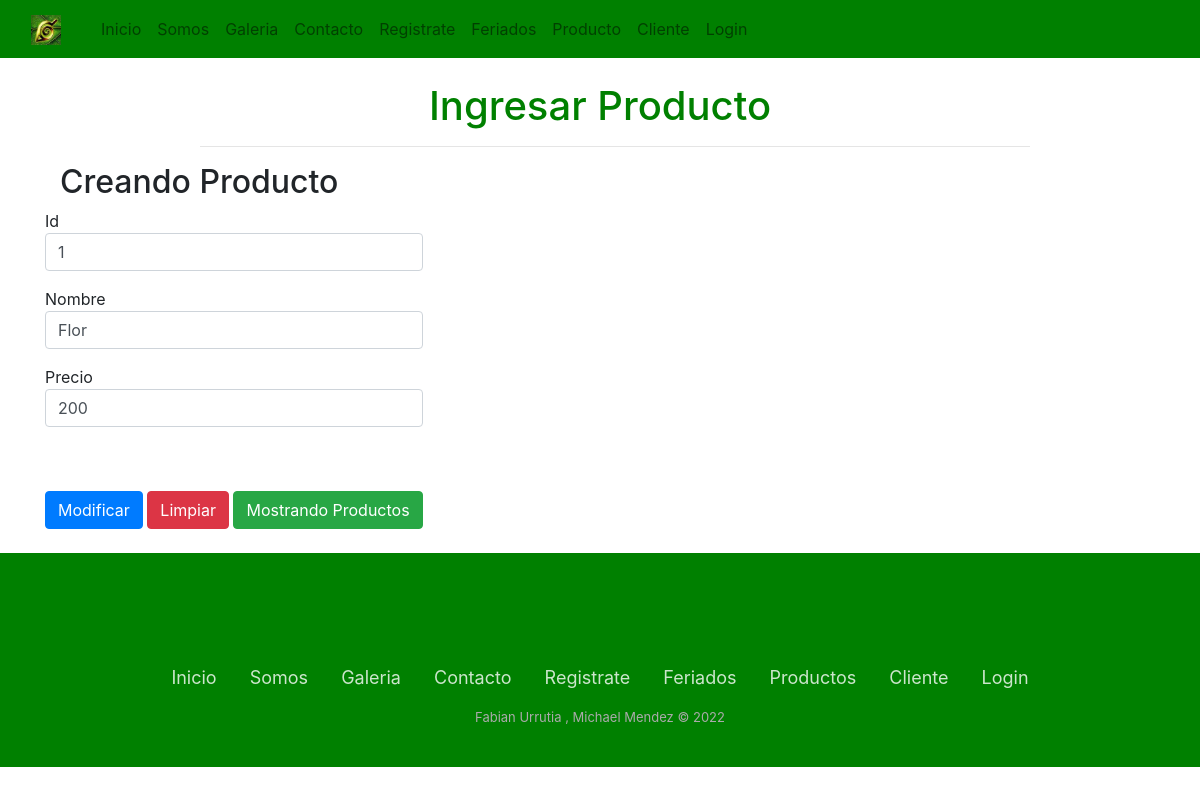
/form_mod_producto/1, run on the app's committed database.
### store/models.py (models this page shows, shortened)
class Producto(models.Model):
    idProducto = models.CharField(max_length=6, primary_key=True, verbose_name='Id')
    nombre= models.CharField(max_length=20, verbose_name='Nombre')
    precio=models.CharField(max_length=20, verbose_name='Precio')
    descripcion=models.CharField(max_length=100,verbose_name='Descripcion',null=True)
    imagen=models.ImageField(upload_to='static/img/',verbose_name='Imagen')
    stock=models.CharField(max_length=4, verbose_name='Stock', null=True)

### store/views.py (the view)
def form_mod_producto(request, id):
    producto =Producto.objects.get(idProducto=id)
    datos = {
        'form': ProductoForm(instance = producto)
    }
    if request.method=='POST':
        formulario = ProductoForm(data=request.POST, instance = producto)
        if formulario.is_valid():
            formulario.save()
            return redirect('mostrarProducto')
    return render(request, 'form_mod_producto.html', datos)

### store/templates/form_mod_producto.html (shortened to what this page needs)
<!DOCTYPE html>
<html lang="en">
<head>
    {% load static %}
    <link rel="stylesheet" href="{% static 'css/style.css' %}">
    <link rel="stylesheet" href="https://cdn.jsdelivr.net/npm/bootstrap@4.6.1/dist/css/bootstrap.min.css">
</head>
<body>
  <div>
    <nav class="navbar navbar-expand-lg navbar-light" style="background-color: green;" >
        <div class="container-fluid padding">
          <a class="navbar-brand" href="#">
            <img src="{% static 'img/logo.JPG'%}" width="30" height="30" alt="">
          </a>
          <div class="collapse navbar-collapse" id="navbarNav">
            <ul class="navbar-nav">
                <li class="nav-item">
                    <a class="nav-link " href="{% url 'index' %}">Inicio</a>
                  </li>
              <li class="nav-item">
                <a class="nav-link" href="{% url 'somos' %}">Somos</a>
              </li>
              <li class="nav-item">
                <a class="nav-link" href="{% url 'gale' %}">Galeria</a>
              </li>
              <li class="nav-item">
                <a class="nav-link" href="{% url 'cont' %}">Contacto</a>
              </li>
              <li class="nav-item">
                <a class="nav-link " href="{% url 'ver' %}">Registrate</a>
              </li>
              <li class="nav-item">
                <a class="nav-link " href="{% url 'api' %}">Feriados</a>
              </li>
              <li class="nav-item">
                <a class="nav-link" href="{% url 'mostrarProducto' %}">Producto</a>
              </li>
              <li class="nav-item">
                <a class="nav-link " href="{% url 'mostrarCliente' %}">Cliente</a>
              </li>
              {% if True != user.is_authenticated %}
              <li class="nav-item">
                <a class="nav-link" href="{% url 'login' %}">Login</a>
              </li>
              {% endif %}
            </ul>
          </div>
        </div>
      </nav>
</div>
    <h1 class="text-center" onmouseover="style.color = 'green'" style="margin-top: 2%;" onmouseout="style.color= 'black'">Ingresar Producto</h1>
    <hr class="offset-md-2 col-md-8" >
    <div class="container" id="caja">
        <div class="container">
            <h2>Creando Producto</h2>
            <div class="row">
                <form method="POST" action="#" id="formulario">
                    <div class="form-group">
                        {{ form.idProducto.label}}
                        {{ form.idProducto}}
                    </div>
                    <div class="form-group">
                        {{ form.nombre.label}}
                        {{ form.nombre}}
                    </div>
                    <div class="form-group">
                        {{ form.precio.label}}
                        {{ form.precio}}
                    </div>
                    <br><br>
                    <input type="submit" class="btn btn-primary" value="Modificar">
                    <input type="reset" class="btn btn-danger" value="Limpiar">
                    <a href="{% url 'mostrarProducto' %}"class="btn btn-success">Mostrando Productos</a>
                </form>
            </div>
        </div>
    </div>
    <div class="footer-basic " >
      <footer>
          <div class="social">
            <a href="https://www.instagram.com" style="background: url('https://api.iconify.design/ion/logo-instagram.svg') no-repeat center center / contain;"></a>
            <a href="https://www.twitter.com" style="content: url('https://api.iconify.design/bi/twitter.svg');" ></a>
            <a href="https://www.facebook.com" style="content: url('https://api.iconify.design/bi/facebook.svg');"></a>
          </div>
          <ul class="list-inline">
              <li class="list-inline-item" style="color: white;" ><a href="{% url 'index' %}">Inicio</a></li>
              <li class="list-inline-item" style="color: white;"><a href="{% url 'somos' %}">Somos</a></li>
              <li class="list-inline-item" style="color: white;"><a href="{% url 'gale' %}">Galeria</a></li>
              <li class="list-inline-item" style="color: white;"><a href="{% url 'cont' %}">Contacto</a></li>
              <li class="list-inline-item" style="color: white;"><a href="{% url 'ver' %}">Registrate</a></li>
              <li class="list-inline-item" style="color: white;"><a href="{% url 'api' %}">Feriados</a></li>
              <li class="list-inline-item" style="color: white;"><a href="{% url 'mostrarProducto' %}">Productos</a></li>
              <li class="list-inline-item" style="color: white;"><a href="{% url 'mostrarCliente' %}">Cliente</a></li>
              {% if user.is_authenticated %}
              <li class="list-inline-item" style="color: white;">
                <a href="{% url 'logout' %}">Logout</a>
              </li>
              {% else %}
              <li class="list-inline-item" style="color: white;">
                <a href="{% url 'login' %}">Login</a>
              </li>
              {% endif %}
          </ul>
          <p class="copyright">Fabian Urrutia , Michael Mendez © 2022</p>
      </footer>
    </div>
</body>
</html>

### store/static/css/style.css (style rules this page uses)
h1 { color: green; text-align: center; }
.padding { padding-left: 2%; }
.footer-basic { padding:40px 0; color:#4b4c4d; bottom: 0; width: 100%; margin-top: 2%; background-color: green; }
.footer-basic ul { padding:0; list-style:none; text-align:center; font-size:18px; line-height:1.6; margin-bottom:0; }
.footer-basic li { padding:0 10px; }
.footer-basic ul a { color:inherit; text-decoration:none; opacity:0.8; }
.footer-basic .social { text-align:center; padding-bottom:25px; }
.footer-basic .social > a { font-size:24px; width:40px; height:40px; line-height:40px; display:inline-block; text-align:center; border-radius:50%; margin:0 8px; color:inherit; opacity:0.75; }
.footer-basic .copyright { margin-top:15px; text-align:center; font-size:13px; color:#aaa; margin-bottom:0; }

### data on the page
Producto: idProducto "1", nombre "Flor", precio "200"
